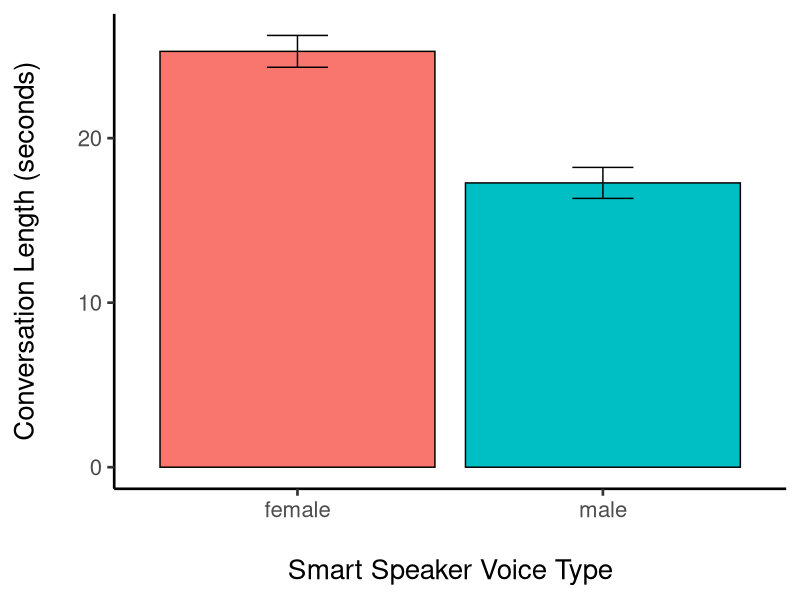

The R script that drew this image: (Note: this script raises an error after producing the figure.)
## ---- chunk 1

# knit setup

 knitr::opts_chunk$set(echo = TRUE, 
                       eval = FALSE,    
                       message = FALSE, 
                       warning = FALSE, 
                       tidy.opts = list(width.cutoff = 60),
                       tidy = TRUE)

# default for instructor is echo = T; eval = T
# you only want to see the results for certain chunks (e.g., plots)

# load packages

library(readr)
library(tidyr)
library(dplyr)
library(ggplot2)

## ---- chunk 2

# For ease, I'll load in the data again so you can get going quickly
# You only need to follow this step if the object `data` is not already loaded

# create tibble from data

data <-
  read_csv("f28ed_data.csv")

## ---- chunk 3

# before we start let's arrange the data by id
# this will show more clearly that there are 2 observations per participant

data <-       # to apply changes to your tibbles assign the changes to the original tibble name
  data %>%
  arrange(id)

# you can check the amendments quickly with `head`

head(data)

#### Filter

# let's have a look at the male voice speaker data only by filtering by row

data %>%
  filter(voice_type != "female") # "!=" denotes exclude

# what about from the first 15 participants?

data %>%
  filter(id %in% 1:15) # note the "%in%" operator denotes within

# you can also combine these arguments if you like

data %>%
  filter(voice_type != "female",
                 id %in% 1:15)              

#### Mutate

# say that the first 6 participants were female
# we can use mutate to create a column with this info

data %>%
  filter(id %in% 1:6) %>%
  mutate(gender = "female") 

# note that because we are not using the assign function these operations do not affect the `data` tibble directly

# if we knew that 1-6 were female and the rest were male we could use the logical argument `ifelse` to complete the vector

data %>%
  mutate(gender = ifelse(id %in% 1:6, "female", "male")) # i.e., if the logical argument is satisfied the value is "female", otherwise its "male"

#### Select

# let's select vectors of interest with `select`

data %>%
  select(id, like) # you can use a colon to select multiple vectors 

# what about if you want to study the `conv_len` data

data %>%
  select(id, voice_type, conv_len)

# you could assign this to an object for later use

conv_data <-
  data %>%
  select(id, voice_type, conv_len)
  

## ---- chunk 4

# Create the function `getmode` for calculating the mode

getmode  <- function(v) {
   uniqv <- unique(v)
   uniqv[which.max(tabulate(match(v, uniqv)))]
}

# you'll see the function generated in the global environment, below the tibbles

## ---- chunk 5

# summarise can do all of the above in one go, but let's build it up

data %>%
  summarise(med_like = median(like)) # here we generate the median of `like` and call the summary "med_like"

# this works because R has some built in knowledge of mathematical operations (e.g., "mean", "sd" ...etc)

# we can also use the `getmode` function we created to generate both the median and mode of the Likert data

data %>%
  summarise(med_rating = median(like),    # new vector `med_rating` is the median of like
            mode_rating = getmode(like))  # new vector `mode_rating` is the mode of like
            
# Ok, we've delt with the ordinal data, but what about the ratio data

data %>%
  summarise(med_rating = median(like),    
            mode_rating = getmode(like),  
            avg_conv = mean(conv_len),       # new vector `avg_conv` is the mean of conv_len
            sd_conv = sd(conv_len))          # new vector `sd_conv` is S.D. of conv_len

# Nice, so now we have a summary of all participants peformance 
# The next step is to group the data by our condition of interest (voice_type) to generate by-condition summaries
# This summary should give a rough indication to whether our hypothesis has been supported or not

data %>%
  group_by(voice_type)  %>%                # "group_by" allows us to group the data prior to summary generation
  summarise(med_rating = median(like),    
            mode_rating = getmode(like),  
            avg_conv = mean(conv_len),      
            sd_conv = sd(conv_len))        

# have a look at the output and see if it supports your hypothesis 

## ---- chunk 6

# Some of this will be familiar from lab 1
# As before we begin by making a summary object (here I've called it 'bp') that contains the means and sd of conv_len
# The summary needs to include the mean and S.D to create the plot

bp <- 
  data %>%                               # create new object `bp` from data
  group_by(voice_type) %>%               # group by `voice_type`                    
  summarise(avg_conv = mean(conv_len),   # new vector avg_conv is the mean of conv_len 
            sd_conv = sd(conv_len))      # new vector sd_conv is the S.D. of conv_len

# then pass to ggplot2
# However, on this occasion we are generating a bar plot with error bars, so the arguments are slightly different to lab 1

p <-                                            # we are going to call the plot "p"
  bp %>%
  ggplot(., mapping = aes(x = voice_type, 
                          y = avg_conv, 
                          fill = voice_type)) +  # notice mapping comes first here
  geom_bar(stat = "identity",                    # plot from objects values as they are
           colour = "black") +                   # apply black outline to bars
  geom_errorbar(aes(ymin = avg_conv - sd_conv/sqrt(30), 
                    ymax = avg_conv + sd_conv/sqrt(30)), width = .2) +    # add standard error bars | standard error = S.D. divided by square root of sample size (N = 30)
  labs(x = "\nSmart Speaker Voice Type",       
           y = "Conversation Length (seconds)\n") +
  theme_classic(base_size = 20) +                # use ggplot's calssic theme size 20 text
  theme(legend.position = "none")                # remove the legend - it's not useful here

# save the plot into the fig_output folder
# you can rename the plot so it has a meaningful label   
  
ggsave("fig_output/conv_len_bar.png", p, width = 15, height = 10)

## ---- chunk 7

wilcox.test(like ~ voice_type,  # assess the likert data by voice_type
            data = data,        # use the tibble `data`
            paired = TRUE)      # data is paired samples (i.e., within subjects)

## ---- chunk 8

# the syntax is similar to wilcox.test on this time you want to model the conv_len data

t.test(conv_len ~ voice_type,
       data = data,
       paired = TRUE)

